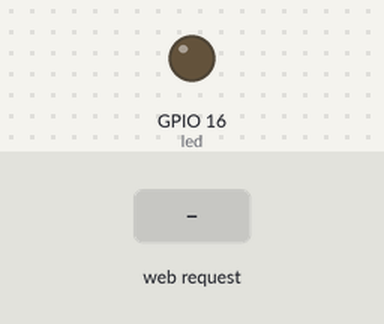
A sketch run on a simulated ESP8266 (NodeMCU). Parts: output pins drawn as LEDs (lit = HIGH). Inputs (shaded band) come from the test bench. WiFi joins after 1.5 s; servers stay silent unless stated; what the sketch prints to the serial monitor is not drawn.

Above: at 2.7 s.
2.8 s: HTTP request GET /off received
At 3.9 s:
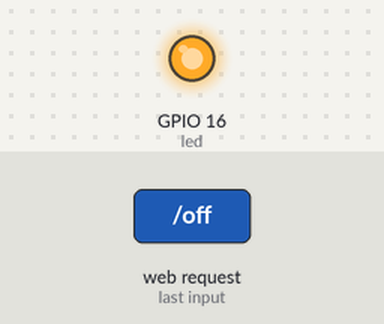
4.3 s: HTTP request GET /on received
At 5.0 s:
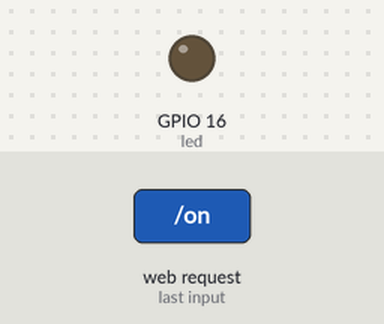
Timing chart, 0 to 7.3 s (numbered marks = the images above; inputs shaded):
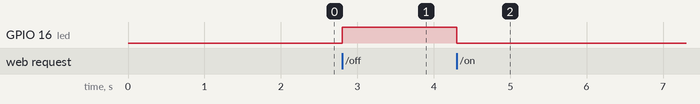

The sketch:

WebServer.ino
```cpp
#include <ESP8266WiFi.h>
#include <ESP8266WebServer.h>

const char* ssid = "........";
const char* password = "........";
const int led = 16; //LED pin = gpio16
/* HTML sent to the clien */
const char *html = \
"<html>\
  <head>\
    <title>ESP8266 Webserver</title>\
  </head>\
  <body>\
    <a href=\"/on\">ON</a>\
    <a href=\"/off\">OFF</a>\
  </body>\
</html>";

/* Web Server listening on port 80 */
ESP8266WebServer server(80);

/* The function is called when the browser queries '/on'
 * turn on the LED (0 = on), the redirect the browser
 * back to the main page '/'
 */
void handleOn() {
  digitalWrite(led, 0);
  server.sendHeader("Location","/");
  server.send(301);
}

/* The function is called when the browser queries '/off'
 * turn off the LED (1 = off), the redirect the browser
 * back to the main page '/'
 */
void handleOff() {
  digitalWrite(led, 1);
  server.sendHeader("Location","/");
  server.send(301);
}

/* The function is called when the browser queries the main page '/'
 * send the HTML content, providing the options to toggle the LED
 */
void handleRoot() {
  server.send(200, "text/html", html);
}

void setup(void){
  pinMode(led, OUTPUT);
  digitalWrite(led, 0);
  Serial.begin(115200);
  WiFi.begin(ssid, password);

  while (WiFi.status() != WL_CONNECTED) {
    delay(500);
    Serial.print(".");
  }
  Serial.println("");
  Serial.print("Connected to ");
  Serial.println(ssid);
  Serial.print("IP address: ");

   /* We can scan for ESP8266's IP
   * using the following function
   */
  Serial.println(WiFi.localIP());

  server.on("/", handleRoot);
  server.on("/on", handleOn);
  server.on("/off", handleOff);
  server.begin();
  Serial.println("HTTP server started");
}

void loop(void){
  server.handleClient();
}
```

Measured:
- after the input at 2.8 s, GPIO 16 (led): LOW → HIGH at once
- after the input at 4.3 s, GPIO 16 (led): HIGH → LOW at once
